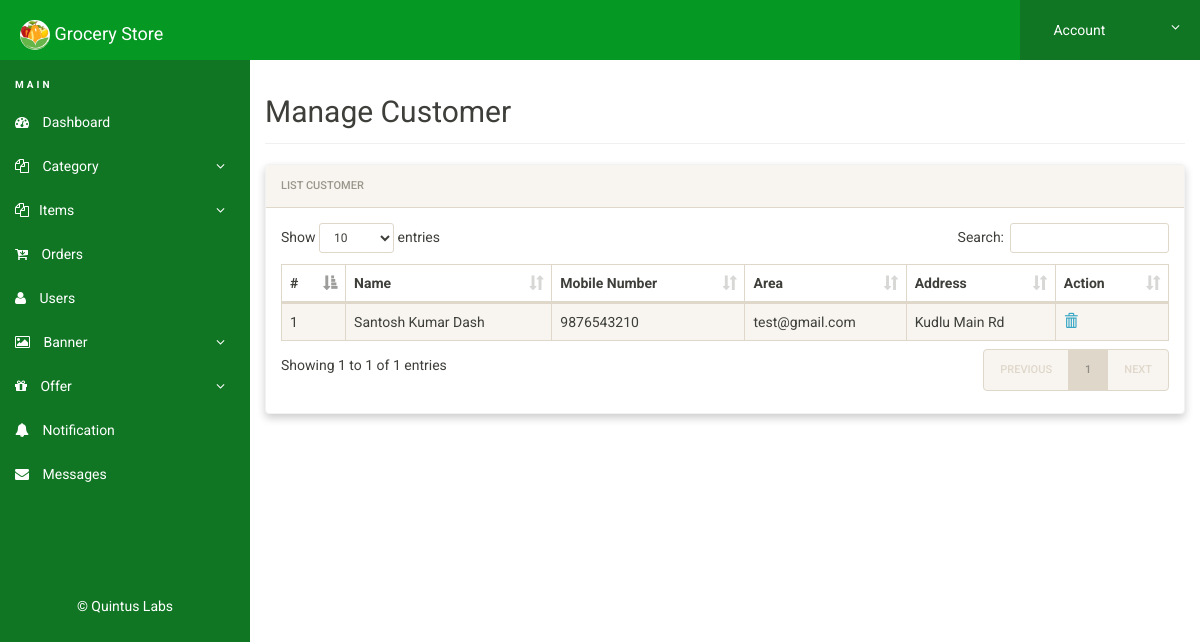
/admin/manage-user.php (signed in), run on the app's committed database.
### tables this page shows
CREATE TABLE `users` (
  `id` int(11) NOT NULL,
  `fname` varchar(100) DEFAULT NULL,
  `lname` varchar(50) DEFAULT NULL,
  `area` varchar(100) DEFAULT NULL,
  `address` text DEFAULT NULL,
  `state` varchar(100) DEFAULT NULL,
  `city` varchar(100) DEFAULT NULL,
  `zip` varchar(11) DEFAULT NULL,
  `mobile` varchar(30) NOT NULL,
  `email` varchar(100) DEFAULT NULL,
  `password` text NOT NULL,
  `reset_code` varchar(6) DEFAULT NULL,
  `firebase_token` text DEFAULT NULL
);

### admin/manage-user.php (the view, shortened to what this page needs)
<?php
include('includes/config.php');
if(strlen($_SESSION['alogin'])==0)
{
header('location:index.php');
}
else{
?>
<!doctype html>
<html lang="en" class="no-js">
  <head>
    <link rel="stylesheet" href="css/font-awesome.min.css">
    <link rel="stylesheet" href="css/bootstrap.min.css">
    <link rel="stylesheet" href="css/dataTables.bootstrap.min.css">
    <link rel="stylesheet" href="css/bootstrap-social.css">
    <link rel="stylesheet" href="css/bootstrap-select.css">
    <link rel="stylesheet" href="css/fileinput.min.css">
    <link rel="stylesheet" href="css/awesome-bootstrap-checkbox.css">
    <link rel="stylesheet" href="css/style.css">
  </head>
  <body>
    <?php include('includes/header.php');?>
    <div class="ts-main-content">
      <?php include('includes/leftbar.php');?>
      <div class="content-wrapper">
        <div class="container-fluid">
          <div class="row">
            <div class="col-md-12">
              <h2 class="page-title">Manage Customer
              </h2>
              <div class="panel panel-default">
                <div class="panel-heading">List Customer
                </div>
                <div class="panel-body">
                  <table id="zctb" class="display table table-striped table-bordered table-hover" cellspacing="0" width="100%">
                    <thead>
                      <tr>
                        <th>#
                        </th>
                        <th>Name
                        </th>
                        <th>Mobile Number
                        </th>
                        <th>Area
                        </th>
                        <th>Address
                        </th>
                        <th>Action
                        </th>
                      </tr>
                    </thead>
                    <tbody>
                      <?php $sql = "SELECT * from  users ";
$query = $dbh -> prepare($sql);
$query->execute();
$results=$query->fetchAll(PDO::FETCH_OBJ);
$cnt=1;
if($query->rowCount() > 0)
{
foreach($results as $result)
{				?>
                      <tr>
                        <td>
                          <?php echo htmlentities($cnt);?>
                        </td>
                        <td>
                          <?php echo htmlentities($result->fname);?>
                        </td>
                        <td>
                          <?php echo htmlentities($result->mobile);?>
                        </td>
                        <td>
                          <?php echo htmlentities($result->email);?>
                        </td>
                        <td>
                          <?php echo htmlentities($result->address);?>
                        </td>
                        <td>
                          <?php echo "<a href='manage-user.php?del=". $result->id ."&name=".$result->fname."' title='Delete Record' data-toggle='tooltip'  onClick=\"javascript:return confirm('are you sure you want to delete this?');\"><span class='glyphicon glyphicon-trash'></span></a>"; ?>
                        </td>
                      </tr>
                      <?php $cnt=$cnt+1; }} ?>
                    </tbody>
                  </table>
                </div>
              </div>
            </div>
          </div>
        </div>
      </div>
    </div>
  </body>
</html>
<?php } ?>

### admin/css/style.css (style rules this page uses)
html { font-size: 14px; }
@media only screen and (min-width: 480px) { html { font-size: 17px; } }
@media only screen and (min-width: 768px) { html { font-size: 14px; } }
body { font-size: 1em; }
a { color: #37a6c4; }
.panel { overflow: hidden; }
.page-title { padding-bottom: 15px; margin-bottom: 20px; border-bottom: 1px solid #f0f0f0; }
.ts-main-content .content-wrapper { padding-top: 15px; margin-top: 60px; }
@media only screen and (min-width: 992px) { .ts-main-content .content-wrapper { margin-left: 250px; } }
.panel-default { border-color: #f2f2f2; }
.panel { margin-bottom: 20px; background-color: #ffffff; border-radius: 4px; box-shadow: 0 4px 8px 0 rgba(0,0,0,0.2); }
.panel-heading { padding: 10px 15px; }

### data on the page
users: fname "Santosh Kumar Dash", mobile "9876543210", email "test@gmail.com", address "Kudlu Main Rd"
